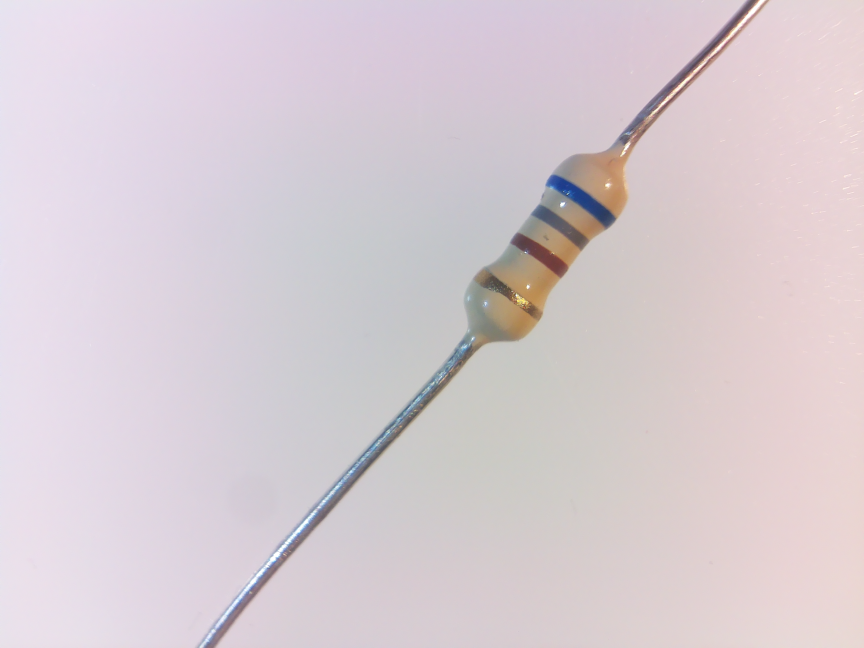
#> input picture ims2/0.png, 2592 x 1944 px (shown at 1/3 size)
$ python -i identify.py   (imports and definitions only)
#> lines starting #> are read from the running program, lines starting #| are printed output that depends on the picture; after the words box and inside, x2 and y2 are one past the last pixel; in counts of white or black regions, pixels touching at a corner belong together
### utils.py
import cv2, time, os, platform, math, json, random
import numpy as np
#import colorgram as cg
import tqdm
from tqdm import trange
import matplotlib
import matplotlib.pyplot as plt
import scipy

color_code = {"black": 0,
              "brown": 1,
              "red": 2,
              "orange": 3,
              "yellow": 4,
              "green": 5,
              "blue": 6,
              "purple": 7,
              "gray": 8,
              "white": 9,
              "gold": -1,
              "silver": -2}
reverse_color_code = {v:k for k, v in color_code.items()}
tolerance_color_code = {"gold": 0.05, "silver": 0.1}

purple = '\033[95m'
blue = '\033[94m'
cyan = '\033[96m'
lime = '\033[92m'
yellow = '\033[93m'
red = "\033[38;5;196m"
pink = "\033[38;5;206m"
orange = "\033[38;5;202m"
green = "\033[38;5;34m"
gray = "\033[38;5;8m"

bold = '\033[1m'
underline = '\033[4m'
endc = '\033[0m'
allcolors = [purple, blue, cyan, lime, yellow, red, pink, orange, green, gray]

# [6 lines of commented-out code are left out]

# [13 lines left out: function showextras, not called in this run]
    #cv2.destroyAllWindows()


def lightness(arr):
    assert 3 in arr.shape, f"{yellow}array must contain a dimension of length 3 for RGB values. got input shape: {arr.shape}{endc}"
    cdim = arr.shape.index(3)
    light = np.amax(arr, axis=cdim) - np.amin(arr, axis=cdim)
    return light

def norm(arr, axis=0):
    return np.sqrt(np.sum(np.square(arr), axis=axis))

# [7 lines left out: function mark_ends, not called in this run]

def mark_end(im: np.ndarray, end):
    return cv2.circle(im.copy(), end, 30, (0, 0, 255), 10)

def rotate_image(image, degrees, center=None):
    if center is None:
        h, w, _ = image.shape
        center = (w//2, h//2)
    else: center = (int(center[0]), int(center[1]))
    mat = cv2.getRotationMatrix2D(center, angle=degrees, scale=1.0)
    result = cv2.warpAffine(image, mat, image.shape[1::-1], flags=cv2.INTER_LINEAR)
    return result

# [60 lines left out: functions visualize_bands, mark_bands, get_test_dir, load_test_im, save_test_labels, load_test_labels and 2 more, not called in this run]

def imscale(img, s):
    assert not 0 in img.shape, "empty src image"
    if len(img.shape) == 2: h, w = img.shape
    else: h, w, _ = img.shape
    return cv2.resize(img, (round(w*s), round(h*s)), interpolation=cv2.INTER_NEAREST)

def imshow(name, img, s=1.0, wait=False):
    cv2.imshow(name, imscale(img, s))
    if wait: cv2.waitKey(0)

# [140 lines left out: functions row_cluster, col_cluster, resistor_value, color_data_from_labels, visualize_color_clusters, labelaxes and 5 more, not called in this run]

### identify.py
from utils import *
# [1 line not run here, left out]

def isolate(im: np.ndarray, ends, vclip=30, hclip=60):
    end1, end2 = ends
    if end1[0] > end2[0]: end1, end2 = end2, end1
    x1, y1, x2, y2 = *end1, *end2
    dist = int(math.sqrt((x1-x2)**2 +  (y1-y2)**2))
    a = math.degrees(math.atan2(y1-y2, x2-x1))
    if a < 0: a += 360
    out = np.pad(im, [(0,dist), (0,dist), (0, 0)], mode='constant')
    out = rotate_image(out, -a, center=(x1, y1))
    out = out[y1-vclip:y1+vclip, x1+hclip:x1+dist-hclip]
    return out # the slice used for color gradient examination

# [11 lines left out: function survey_test_dir, not called in this run]

def band_colors(strp: np.ndarray, numColorClusters=3, peakHeight=2, peakDist=65, peakProminence=20, peakWidth=19, relHeight=0.4, bandSampleWidth=10):
    criteria = (cv2.TERM_CRITERIA_EPS + cv2.TERM_CRITERIA_MAX_ITER, 10, 1.0)
    _, labels, centers = cv2.kmeans(strp.reshape(-1, 3).astype(np.float32), numColorClusters, None, criteria, 10, cv2.KMEANS_RANDOM_CENTERS)
    _, counts = np.unique(labels, return_counts=True)
    basecol = centers[np.argmax(counts)]

    base = strp - basecol
    avgs = np.mean(base, axis=0)
    ints = np.mean(np.sqrt(np.sum(np.square(base), axis=2)), axis=0)
    #ints = np.convolve(ints, np.ones(peakWidth), mode='valid')/(peakWidth)

    bandpos, info = scipy.signal.find_peaks(ints,
                                    height=peakHeight,
                                    threshold=None,
                                    distance=peakDist,
                                    prominence=peakProminence,
                                    wlen=None,
                                    width=peakWidth,
                                    rel_height=relHeight,
                                    plateau_size=None)

    bandcolors = [np.mean(strp[:,band-bandSampleWidth//2:band+bandSampleWidth//2], axis=(0,1)) for band in bandpos]
    return base, avgs, ints, bandpos, np.rint(bandcolors)

def endpoints(im: np.ndarray, lightThresh=40, lowerMass=5000, upperMass=120000):
    light = lightness(im)
    lightmask = (light>lightThresh).astype(np.uint8)

    numlabels, labels, values, centroids = cv2.connectedComponentsWithStats(lightmask)

    rmask = np.zeros(labels.shape, dtype=np.uint8)
    for i in range(numlabels):
        mass = values[i,4]
        if (mass > lowerMass) and (mass < upperMass):
            rmask += (labels==i).astype(np.uint8)

    imshow('rmask', rmask*255)
    cv2.waitKey(0)

    contours, heirarchy = cv2.findContours(rmask, cv2.RETR_EXTERNAL, cv2.CHAIN_APPROX_SIMPLE)
    contour = np.concatenate(contours).squeeze()

    hull = cv2.convexHull(contour).squeeze()

    ellipse = cv2.fitEllipse(hull)
    (xc,yc),(d1,d2),_angle = ellipse
    angle = np.radians(_angle) + math.pi/2
    end1 = np.array([xc+d2/2*np.cos(angle), yc+d2/2*np.sin(angle)], dtype=np.int32)
    end2 = np.array([xc-d2/2*np.cos(angle), yc-d2/2*np.sin(angle)], dtype=np.int32)

    # [8 lines of commented-out code are left out]
    return np.array([end1, end2])

def identify(im, log=False):
    h, w, _ = im.shape
    blur = cv2.bilateralFilter(im, 3, 55, 55)
    ends = endpoints(blur)
    if log: print(f"{gray}located endpoint{endc}")
    cropped = isolate(blur, ends)
    if log: print(f"{gray}isolated body{endc}")
    strp, avgs, intensity, bandpos, bandcolors = band_colors(cropped)
    if log: print(f"{gray}located band positions{endc}")
    colorlabels = [lookup_label(color) for color in bandcolors]
    if log: print(f"{gray}labeled band colors{endc}")
    scaled_bandpos = bandpos/strp.shape[1]
    isreversed = is_reversed(scaled_bandpos, colorlabels)
    value = resistor_value(colorlabels, reverse=isreversed)
    if log: print(f"{gray}calculated value{endc}")

    scaled_ends = ends.astype(np.float32)
    scaled_ends[:,0] /= w
    scaled_ends[:,1] /= h
    info = {"name": "",
            "ends": scaled_ends,
            "bands": scaled_bandpos,
            "colors": bandcolors,
            "labels": colorlabels,
            "reversed": int(isreversed),
            "value": value}
    return info, cropped, strp, ends, intensity, avgs, bandpos, bandcolors

# [17 lines left out: functions label_color, is_reversed, not called in this run]

def lookup_label(*args, **kwargs):
    val = args[0]
    #idx = lookup[*np.rint(val).astype(np.uint8)]
    #return reverse_color_code[idx]

    v = np.rint(val).astype(np.uint8)
    r, g, b = v[0], v[1], v[2]
    idx = lookup[r, g, b]
    return reverse_color_code[int(idx)]

# [8 lines not run here, left out]

    # [6 lines of commented-out code are left out]

>>> import cv2
>>> picture = cv2.imread('ims2/0.png')
#> picture is the input picture: shape (1944, 2592, 3); mean B, G, R 210.4, 204.5, 215.4
>>> result = identify(picture)
#> in endpoints, `lightmask = (light>lightThresh).astype(np.uint8)`:
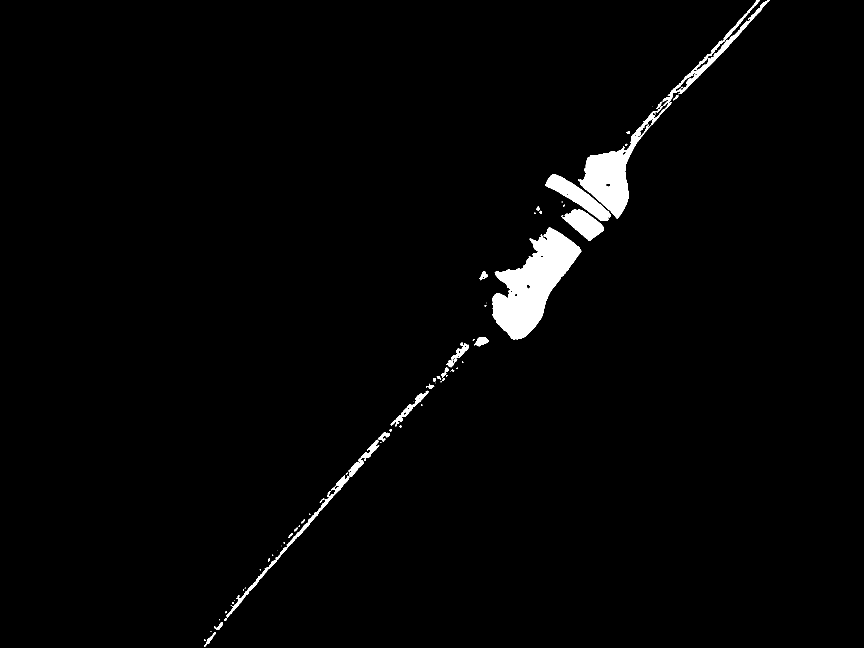
#> lightmask: shape (1944, 2592) (shown at 1/3 size); values 0 (black) and 1 (white), 2% white; 81 white regions (42 under 20 px), largest, box (x1, y1, x2, y2) and area: (1477, 682, 1744, 1018) 42339, (1734, 306, 2014, 656) 22335, (1637, 524, 1833, 663) 8649
#> in endpoints, `numlabels, labels, values, centroids = cv2.connectedComponentsWithStat..`:
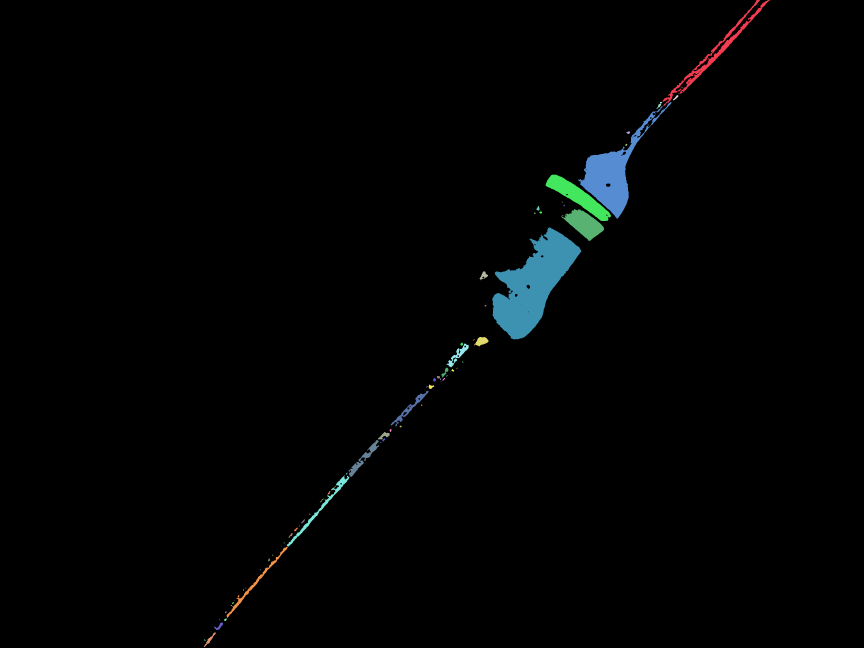
#> labels: shape (1944, 2592) int32 (shown at 1/3 size); 82 distinct labels, from 0 to 81; one colour per label, 0 black
#> in endpoints, `numlabels, labels, values, centroids = cv2.connectedComponentsWithStat..`: numlabels = 82; values = 82 rows, first 6: [0, 0, 2592, 1944, 4939364], [1988, 0, 322, 317, 7031], [2044, 260, 4, 4, 7], [2036, 280, 2, 3, 5], [2019, 285, 17, 16, 90], [1970, 305, 17, 22, 107]; centroids = 82 pairs, first value 613.9 to 2148.1, second value 155.4 to 1919.7
#> the loop in endpoints, `for i in range(numlabels):` made 82 passes
#> mass on passes 1 to 8: 4939364, 7031, 7, 5, 90, 107, 22335, 1
#> after the loop in endpoints, `for i in range(numlabels):`:
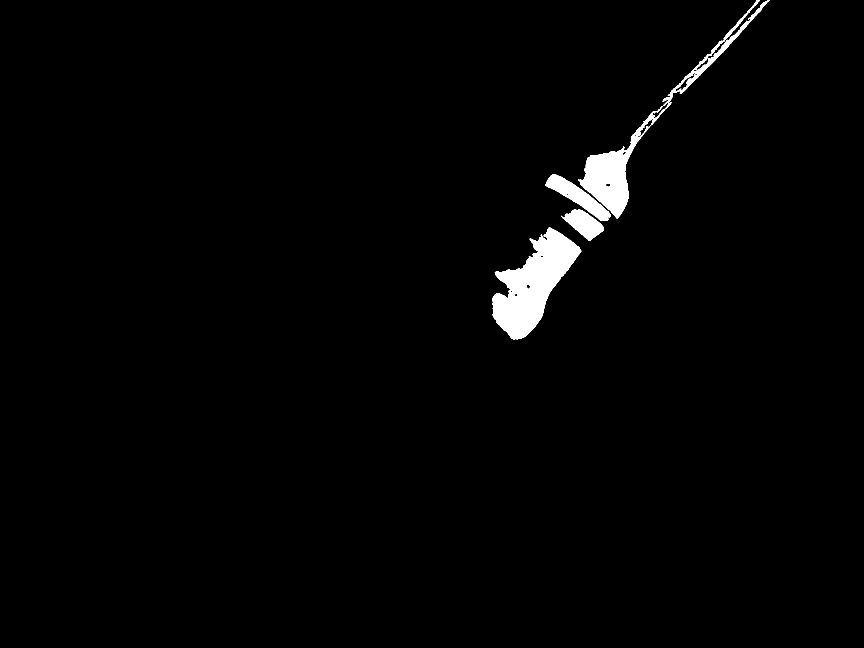
#> rmask: shape (1944, 2592) (shown at 1/3 size); values 0 (black) and 1 (white), 1.7% white; 5 white regions, box (x1, y1, x2, y2) and area: (1477, 682, 1744, 1018) 42339, (1734, 306, 2014, 656) 22335, (1637, 524, 1833, 663) 8649, (1988, 0, 2310, 317) 7031, (1683, 627, 1812, 723) 6081
#> in endpoints, `contours, heirarchy = cv2.findContours(rmask, cv2.RETR_EXTERNAL, cv2.C..`: contours = 5 contours; box (x1, y1, x2, y2) and area: (1477, 682, 1744, 1018) 42001, (1734, 306, 2014, 656) 21988, (1637, 524, 1833, 663) 8462, (1988, 0, 2310, 317) 6683, (1683, 627, 1812, 723) 5938
#> in endpoints, `contour = np.concatenate(contours).squeeze()`: contour = 2552 pairs, first value 1477 to 2309, second value 0 to 1017
#> in endpoints, `hull = cv2.convexHull(contour).squeeze()`: hull = 25 pairs, first value 1477 to 2309, second value 0 to 1017
#> in endpoints, `ellipse = cv2.fitEllipse(hull)`: ellipse = ((1957.8, 284), (282.1, 1795.6), 32.8)
#> in endpoints, `(xc,yc),(d1,d2),_angle = ellipse`: xc = 1957.8; yc = 284; d1 = 282.1; d2 = 1795.6
#> in endpoints, `angle = np.radians(_angle) + math.pi/2`: angle = 2.14
#> in endpoints, `end1 = np.array([xc+d2/2*np.cos(angle), yc+d2/2*np.sin(angle)], dtype=..`: end1 = [1471, 1038]
#> in endpoints, `end2 = np.array([xc-d2/2*np.cos(angle), yc-d2/2*np.sin(angle)], dtype=..`: end2 = [2444, -470]
#> in identify, `ends = endpoints(blur)`: ends = [[1471, 1038], [2444, -470]]
#> in isolate, `end1, end2 = ends`: end1 = [1471, 1038]; end2 = [2444, -470]
#> in isolate, `x1, y1, x2, y2 = *end1, *end2`: x1 = 1471; y1 = 1038; x2 = 2444; y2 = -470
#> in isolate, `dist = int(math.sqrt((x1-x2)**2 +  (y1-y2)**2))`: dist = 1794
#> in isolate, `a = math.degrees(math.atan2(y1-y2, x2-x1))`: a = 57.17
#> in isolate, `out = np.pad(im, [(0,dist), (0,dist), (0, 0)], mode='constant')`:
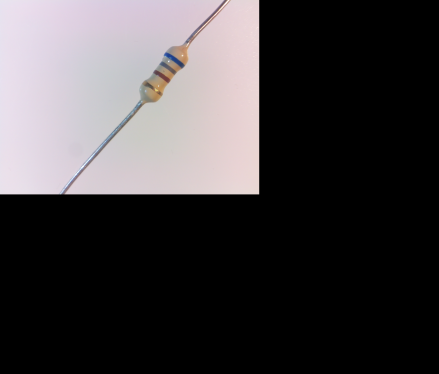
#> out: shape (3738, 4386, 3) (shown at 1/10 size); mean B, G, R 64.7, 62.8, 66.2
#> in rotate_image, `else: center = (int(center[0]), int(center[1]))`: center = (1471, 1038)
#> in rotate_image, `mat = cv2.getRotationMatrix2D(center, angle=degrees, scale=1.0)`: mat = [[0.542, -0.84, 1545.7], [0.84, 0.542, -760.8]]
#> in rotate_image, `result = cv2.warpAffine(image, mat, image.shape[1::-1], flags=cv2.INTE..`:
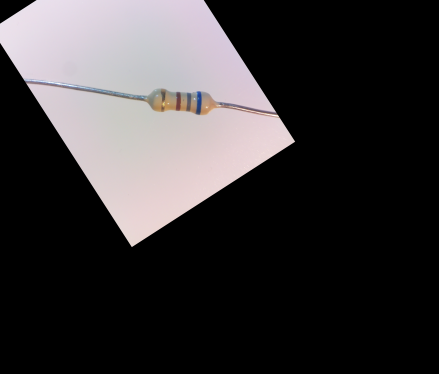
#> result: shape (3738, 4386, 3) (shown at 1/10 size); mean B, G, R 55.5, 54.3, 57.2
#> in isolate, `out = out[y1-vclip:y1+vclip, x1+hclip:x1+dist-hclip]`:
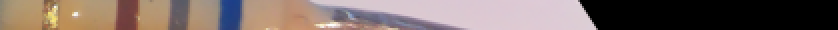
#> out: shape (60, 1674, 3) (shown at 1/4 size); mean B, G, R 103, 109, 125.1
#> in band_colors, `_, labels, centers = cv2.kmeans(strp.reshape(-1, 3).astype(np.float32)..`: centers = [[6.29, 3.14, 1.68], [208.1, 201, 218.7], [112.3, 132.2, 159.9]]
#> in band_colors, `_, counts = np.unique(labels, return_counts=True)`: counts = [31398, 25035, 44007]
#> in band_colors, `basecol = centers[np.argmax(counts)]`: basecol = [112.3, 132.2, 159.9]
#> in band_colors, `base = strp - basecol`:
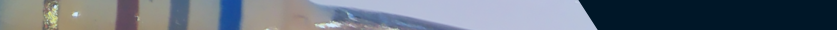
#> base: shape (60, 1674, 3) float32 (shown at 1/2 size); mean B, G, R -9.2, -23.2, -34.8; drawn with min black and max white
#> in band_colors, `avgs = np.mean(base, axis=0)`: avgs = 1674 rows, first 8: [-2.53, -2.95, -19.43], [-2.88, -2.16, -17.8], [-3.13, -1.23, -16], [-3.33, -0.314, -14.08], [-3.7, 0.486, -12.27], [-4.43, 1, -10.78], [-4.93, 1.4, -9.45], [-5.35, 2.12, -7.73]
#> in band_colors, `ints = np.mean(np.sqrt(np.sum(np.square(base), axis=2)), axis=0)`: ints = 1674 values, max 235.9 at index 1196, min 10.63 at index 9, mean 123.2
#> in band_colors, `bandpos, info = scipy.signal.find_peaks(ints, height=peakHeight, thres..`: bandpos = [256, 365, 460, 671]; info = 8 items
#> in band_colors, `bandcolors = [np.mean(strp[:,band-bandSampleWidth//2:band+bandSampleWi..`: bandcolors = [[61.7, 63.45, 110.6], [95.85, 90.7, 97.61], [129, 63.02, 32.94], [161.1, 154.7, 166.6]]
#> in identify, `strp, avgs, intensity, bandpos, bandcolors = band_colors(cropped)`: intensity has the same summary as ints in band_colors; bandpos = [256, 365, 460, 671]; bandcolors = [[62, 63, 111], [96, 91, 98], [129, 63, 33], [161, 155, 167]]
#> in lookup_label, `v = np.rint(val).astype(np.uint8)`: v = [62, 63, 111]
#> in lookup_label, `r, g, b = v[0], v[1], v[2]`: r = 62; g = 63; b = 111
#> (the run stopped early here; a loop or call above may not have finished)

$ run again, on ims2/12.png
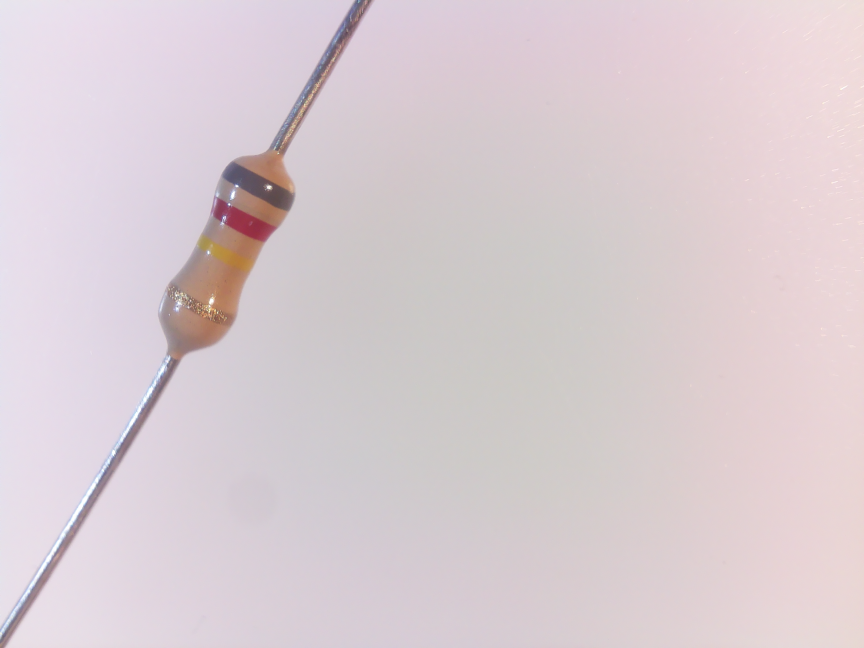
#> input picture ims2/12.png, 2592 x 1944 px (shown at 1/3 size)
#> picture is the input picture: shape (1944, 2592, 3); mean B, G, R 210.2, 205, 217.5
#> in endpoints, `lightmask = (light>lightThresh).astype(np.uint8)`:
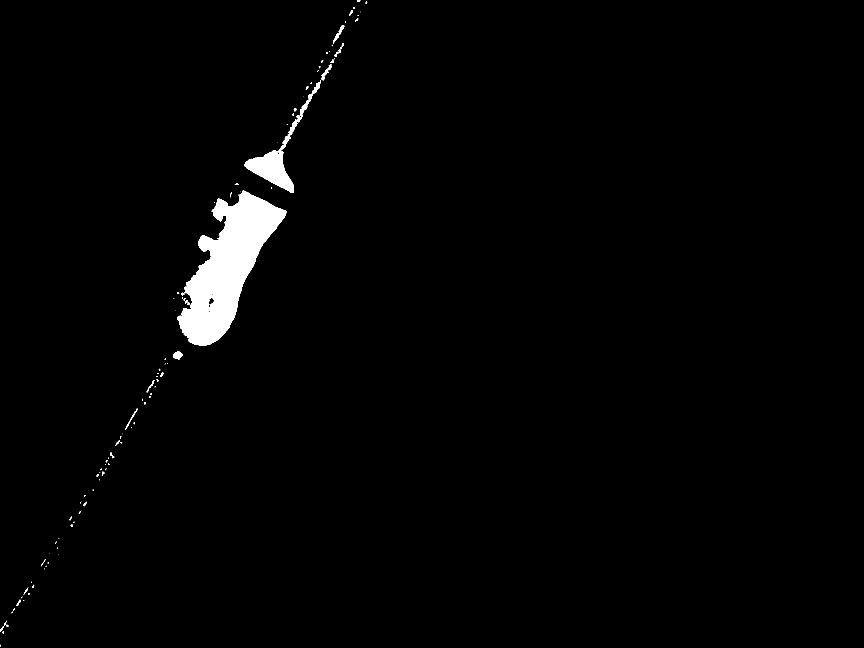
#> lightmask: shape (1944, 2592) (shown at 1/3 size); values 0 (black) and 1 (white), 1.7% white; 113 white regions (67 under 20 px), largest, box (x1, y1, x2, y2) and area: (531, 572, 861, 1038) 68592, (733, 240, 963, 579) 11363, (519, 1054, 548, 1079) 468
#> labels: shape (1944, 2592) int32; 114 distinct labels, from 0 to 113
#> numlabels = 114; values = 114 rows, first 6: [0, 0, 2592, 1944, 4955135], [1072, 0, 9, 6, 40], [1097, 4, 5, 7, 22], [1060, 21, 4, 5, 17], [1048, 30, 11, 17, 77], [1080, 35, 1, 2, 2]; centroids = 114 pairs, first value 0.444 to 1305.6, second value 2.05 to 1936.2
#> the loop in endpoints, `for i in range(numlabels):` made 114 passes
#> mass on passes 1 to 8: 4955135, 40, 22, 17, 77, 2, 5, 39
#> contours = 2 contours; box (x1, y1, x2, y2) and area: (531, 572, 861, 1038) 68224, (733, 240, 963, 579) 10922
#> contour = 1466 pairs, first value 531 to 962, second value 240 to 1037
#> hull = 37 pairs, first value 531 to 962, second value 240 to 1037
#> ellipse = ((747.2, 646.3), (215.8, 911.9), 24.03)
#> xc = 747.2; yc = 646.3; d1 = 215.8; d2 = 911.9
#> angle = 1.99
#> in endpoints, `end1 = np.array([xc+d2/2*np.cos(angle), yc+d2/2*np.sin(angle)], dtype=..`: end1 = [561, 1062]
#> in endpoints, `end2 = np.array([xc-d2/2*np.cos(angle), yc-d2/2*np.sin(angle)], dtype=..`: end2 = [932, 229]
#> ends = [[561, 1062], [932, 229]]
#> in isolate, `end1, end2 = ends`: end1 = [561, 1062]; end2 = [932, 229]
#> x1 = 561; y1 = 1062; x2 = 932; y2 = 229
#> dist = 911
#> a = 65.99
#> center = (561, 1062)
#> mat = [[0.407, -0.913, 1302.9], [0.913, 0.407, 117.5]]
#> centers = [[189.6, 189.3, 202.5], [107.1, 128.7, 170.7], [82.97, 71.96, 127.3]]
#> counts = [5802, 33690, 7968]
#> basecol = [107.1, 128.7, 170.7]
#> in band_colors, `base = strp - basecol`:
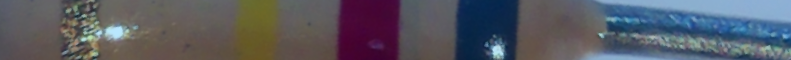
#> base: shape (60, 791, 3) float32; mean B, G, R 6, -2.1, -3.4; drawn with min black and max white
#> in band_colors, `avgs = np.mean(base, axis=0)`: avgs = 791 rows, first 8: [0.251, -6.54, -7.66], [0.468, -6.39, -7.01], [0.801, -6.16, -6.41], [1.12, -5.86, -5.98], [1.5, -5.59, -5.6], [1.93, -5.18, -5.15], [2.38, -5.11, -4.61], [2.52, -4.89, -4.23]
#> ints = 791 values, max 100.4 at index 497, min 8.4 at index 21, mean 42.81
#> in band_colors, `bandpos, info = scipy.signal.find_peaks(ints, height=peakHeight, thres..`: bandpos = [263, 366, 497]; info = 8 items
#> in band_colors, `bandcolors = [np.mean(strp[:,band-bandSampleWidth//2:band+bandSampleWi..`: bandcolors = [[60.48, 131.7, 182.2], [69.86, 50.66, 150.3], [123.5, 120.2, 134.2]]
#> in identify, `strp, avgs, intensity, bandpos, bandcolors = band_colors(cropped)`: intensity has the same summary as ints in band_colors; bandpos = [263, 366, 497]; bandcolors = [[60, 132, 182], [70, 51, 150], [124, 120, 134]]
#> v = [60, 132, 182]
#> r = 60; g = 132; b = 182
